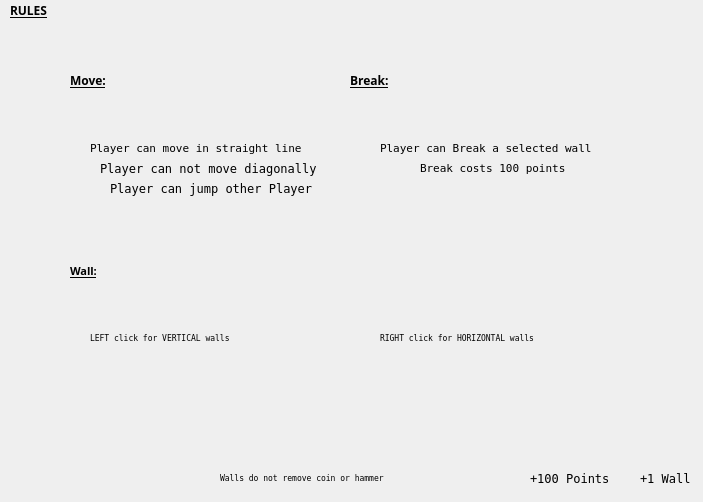
<?xml version="1.0" encoding="UTF-8"?>
<ui version="4.0">
 <class>Dialog</class>
 <widget class="QDialog" name="Dialog">
  <property name="geometry">
   <rect>
    <x>0</x>
    <y>0</y>
    <width>703</width>
    <height>502</height>
   </rect>
  </property>
  <property name="windowTitle">
   <string notr="true">Island Hopper</string>
  </property>
  <widget class="QLabel" name="label">
   <property name="geometry">
    <rect>
     <x>10</x>
     <y>0</y>
     <width>71</width>
     <height>21</height>
    </rect>
   </property>
   <property name="font">
    <font>
     <family>8514oem</family>
     <weight>75</weight>
     <bold>true</bold>
     <underline>true</underline>
    </font>
   </property>
   <property name="text">
    <string>RULES</string>
   </property>
  </widget>
  <widget class="QLabel" name="label_2">
   <property name="geometry">
    <rect>
     <x>70</x>
     <y>70</y>
     <width>51</width>
     <height>21</height>
    </rect>
   </property>
   <property name="font">
    <font>
     <family>8514oem</family>
     <weight>75</weight>
     <bold>true</bold>
     <underline>true</underline>
    </font>
   </property>
   <property name="text">
    <string>Move:</string>
   </property>
  </widget>
  <widget class="QLabel" name="label_3">
   <property name="geometry">
    <rect>
     <x>70</x>
     <y>260</y>
     <width>51</width>
     <height>21</height>
    </rect>
   </property>
   <property name="font">
    <font>
     <family>8514oem</family>
     <pointsize>8</pointsize>
     <weight>75</weight>
     <bold>true</bold>
     <underline>true</underline>
    </font>
   </property>
   <property name="text">
    <string>Wall:</string>
   </property>
  </widget>
  <widget class="QLabel" name="label_5">
   <property name="geometry">
    <rect>
     <x>190</x>
     <y>20</y>
     <width>31</width>
     <height>31</height>
    </rect>
   </property>
   <property name="text">
    <string/>
   </property>
   <property name="pixmap">
    <pixmap resource="images.qrc">:/icons/graphics/island.png</pixmap>
   </property>
   <property name="scaledContents">
    <bool>true</bool>
   </property>
  </widget>
  <widget class="QLabel" name="label_6">
   <property name="geometry">
    <rect>
     <x>190</x>
     <y>100</y>
     <width>31</width>
     <height>31</height>
    </rect>
   </property>
   <property name="text">
    <string/>
   </property>
   <property name="pixmap">
    <pixmap resource="images.qrc">:/icons/graphics/island.png</pixmap>
   </property>
   <property name="scaledContents">
    <bool>true</bool>
   </property>
  </widget>
  <widget class="QLabel" name="label_7">
   <property name="geometry">
    <rect>
     <x>190</x>
     <y>60</y>
     <width>31</width>
     <height>31</height>
    </rect>
   </property>
   <property name="text">
    <string/>
   </property>
   <property name="pixmap">
    <pixmap resource="images.qrc">:/icons/graphics/player1.png</pixmap>
   </property>
   <property name="scaledContents">
    <bool>true</bool>
   </property>
  </widget>
  <widget class="QLabel" name="label_8">
   <property name="geometry">
    <rect>
     <x>230</x>
     <y>60</y>
     <width>31</width>
     <height>31</height>
    </rect>
   </property>
   <property name="text">
    <string/>
   </property>
   <property name="pixmap">
    <pixmap resource="images.qrc">:/icons/graphics/island.png</pixmap>
   </property>
   <property name="scaledContents">
    <bool>true</bool>
   </property>
  </widget>
  <widget class="QLabel" name="label_9">
   <property name="geometry">
    <rect>
     <x>150</x>
     <y>60</y>
     <width>31</width>
     <height>31</height>
    </rect>
   </property>
   <property name="text">
    <string/>
   </property>
   <property name="pixmap">
    <pixmap resource="images.qrc">:/icons/graphics/island.png</pixmap>
   </property>
   <property name="scaledContents">
    <bool>true</bool>
   </property>
  </widget>
  <widget class="QLabel" name="label_10">
   <property name="geometry">
    <rect>
     <x>230</x>
     <y>20</y>
     <width>31</width>
     <height>31</height>
    </rect>
   </property>
   <property name="text">
    <string/>
   </property>
   <property name="pixmap">
    <pixmap resource="images.qrc">:/icons/graphics/islandX.png</pixmap>
   </property>
   <property name="scaledContents">
    <bool>true</bool>
   </property>
  </widget>
  <widget class="QLabel" name="label_11">
   <property name="geometry">
    <rect>
     <x>150</x>
     <y>20</y>
     <width>31</width>
     <height>31</height>
    </rect>
   </property>
   <property name="text">
    <string/>
   </property>
   <property name="pixmap">
    <pixmap resource="images.qrc">:/icons/graphics/islandX.png</pixmap>
   </property>
   <property name="scaledContents">
    <bool>true</bool>
   </property>
  </widget>
  <widget class="QLabel" name="label_12">
   <property name="geometry">
    <rect>
     <x>230</x>
     <y>100</y>
     <width>31</width>
     <height>31</height>
    </rect>
   </property>
   <property name="text">
    <string/>
   </property>
   <property name="pixmap">
    <pixmap resource="images.qrc">:/icons/graphics/islandX.png</pixmap>
   </property>
   <property name="scaledContents">
    <bool>true</bool>
   </property>
  </widget>
  <widget class="QLabel" name="label_13">
   <property name="geometry">
    <rect>
     <x>150</x>
     <y>100</y>
     <width>31</width>
     <height>31</height>
    </rect>
   </property>
   <property name="text">
    <string/>
   </property>
   <property name="pixmap">
    <pixmap resource="images.qrc">:/icons/graphics/islandX.png</pixmap>
   </property>
   <property name="scaledContents">
    <bool>true</bool>
   </property>
  </widget>
  <widget class="QLabel" name="label_14">
   <property name="geometry">
    <rect>
     <x>90</x>
     <y>140</y>
     <width>261</width>
     <height>16</height>
    </rect>
   </property>
   <property name="font">
    <font>
     <family>Fixedsys</family>
     <pointsize>8</pointsize>
    </font>
   </property>
   <property name="text">
    <string>Player can move in straight line</string>
   </property>
  </widget>
  <widget class="QLabel" name="label_15">
   <property name="geometry">
    <rect>
     <x>100</x>
     <y>160</y>
     <width>261</width>
     <height>16</height>
    </rect>
   </property>
   <property name="font">
    <font>
     <family>Fixedsys</family>
    </font>
   </property>
   <property name="text">
    <string>Player can not move diagonally</string>
   </property>
  </widget>
  <widget class="QLabel" name="label_16">
   <property name="geometry">
    <rect>
     <x>150</x>
     <y>290</y>
     <width>31</width>
     <height>31</height>
    </rect>
   </property>
   <property name="text">
    <string/>
   </property>
   <property name="pixmap">
    <pixmap resource="images.qrc">:/icons/graphics/island.png</pixmap>
   </property>
   <property name="scaledContents">
    <bool>true</bool>
   </property>
  </widget>
  <widget class="QLabel" name="label_17">
   <property name="geometry">
    <rect>
     <x>150</x>
     <y>210</y>
     <width>31</width>
     <height>31</height>
    </rect>
   </property>
   <property name="text">
    <string/>
   </property>
   <property name="pixmap">
    <pixmap resource="images.qrc">:/icons/graphics/island.png</pixmap>
   </property>
   <property name="scaledContents">
    <bool>true</bool>
   </property>
  </widget>
  <widget class="QLabel" name="label_18">
   <property name="geometry">
    <rect>
     <x>190</x>
     <y>290</y>
     <width>31</width>
     <height>31</height>
    </rect>
   </property>
   <property name="text">
    <string/>
   </property>
   <property name="pixmap">
    <pixmap resource="images.qrc">:/icons/graphics/wall2.png</pixmap>
   </property>
   <property name="scaledContents">
    <bool>true</bool>
   </property>
  </widget>
  <widget class="QLabel" name="label_19">
   <property name="geometry">
    <rect>
     <x>230</x>
     <y>290</y>
     <width>31</width>
     <height>31</height>
    </rect>
   </property>
   <property name="text">
    <string/>
   </property>
   <property name="pixmap">
    <pixmap resource="images.qrc">:/icons/graphics/island.png</pixmap>
   </property>
   <property name="scaledContents">
    <bool>true</bool>
   </property>
  </widget>
  <widget class="QLabel" name="label_20">
   <property name="geometry">
    <rect>
     <x>150</x>
     <y>250</y>
     <width>31</width>
     <height>31</height>
    </rect>
   </property>
   <property name="text">
    <string/>
   </property>
   <property name="pixmap">
    <pixmap resource="images.qrc">:/icons/graphics/island.png</pixmap>
   </property>
   <property name="scaledContents">
    <bool>true</bool>
   </property>
  </widget>
  <widget class="QLabel" name="label_21">
   <property name="geometry">
    <rect>
     <x>190</x>
     <y>210</y>
     <width>31</width>
     <height>31</height>
    </rect>
   </property>
   <property name="text">
    <string/>
   </property>
   <property name="pixmap">
    <pixmap resource="images.qrc">:/icons/graphics/wall2.png</pixmap>
   </property>
   <property name="scaledContents">
    <bool>true</bool>
   </property>
  </widget>
  <widget class="QLabel" name="label_22">
   <property name="geometry">
    <rect>
     <x>190</x>
     <y>250</y>
     <width>31</width>
     <height>31</height>
    </rect>
   </property>
   <property name="text">
    <string/>
   </property>
   <property name="pixmap">
    <pixmap resource="images.qrc">:/icons/graphics/wall2.png</pixmap>
   </property>
   <property name="scaledContents">
    <bool>true</bool>
   </property>
  </widget>
  <widget class="QLabel" name="label_23">
   <property name="geometry">
    <rect>
     <x>230</x>
     <y>210</y>
     <width>31</width>
     <height>31</height>
    </rect>
   </property>
   <property name="text">
    <string/>
   </property>
   <property name="pixmap">
    <pixmap resource="images.qrc">:/icons/graphics/island.png</pixmap>
   </property>
   <property name="scaledContents">
    <bool>true</bool>
   </property>
  </widget>
  <widget class="QLabel" name="label_24">
   <property name="geometry">
    <rect>
     <x>230</x>
     <y>250</y>
     <width>31</width>
     <height>31</height>
    </rect>
   </property>
   <property name="text">
    <string/>
   </property>
   <property name="pixmap">
    <pixmap resource="images.qrc">:/icons/graphics/island.png</pixmap>
   </property>
   <property name="scaledContents">
    <bool>true</bool>
   </property>
  </widget>
  <widget class="QLabel" name="label_25">
   <property name="geometry">
    <rect>
     <x>90</x>
     <y>330</y>
     <width>261</width>
     <height>16</height>
    </rect>
   </property>
   <property name="font">
    <font>
     <family>Fixedsys</family>
     <pointsize>6</pointsize>
    </font>
   </property>
   <property name="text">
    <string>LEFT click for VERTICAL walls</string>
   </property>
  </widget>
  <widget class="QLabel" name="label_26">
   <property name="geometry">
    <rect>
     <x>530</x>
     <y>210</y>
     <width>31</width>
     <height>31</height>
    </rect>
   </property>
   <property name="text">
    <string/>
   </property>
   <property name="pixmap">
    <pixmap resource="images.qrc">:/icons/graphics/island.png</pixmap>
   </property>
   <property name="scaledContents">
    <bool>true</bool>
   </property>
  </widget>
  <widget class="QLabel" name="label_27">
   <property name="geometry">
    <rect>
     <x>530</x>
     <y>290</y>
     <width>31</width>
     <height>31</height>
    </rect>
   </property>
   <property name="text">
    <string/>
   </property>
   <property name="pixmap">
    <pixmap resource="images.qrc">:/icons/graphics/island.png</pixmap>
   </property>
   <property name="scaledContents">
    <bool>true</bool>
   </property>
  </widget>
  <widget class="QLabel" name="label_28">
   <property name="geometry">
    <rect>
     <x>490</x>
     <y>290</y>
     <width>31</width>
     <height>31</height>
    </rect>
   </property>
   <property name="text">
    <string/>
   </property>
   <property name="pixmap">
    <pixmap resource="images.qrc">:/icons/graphics/island.png</pixmap>
   </property>
   <property name="scaledContents">
    <bool>true</bool>
   </property>
  </widget>
  <widget class="QLabel" name="label_29">
   <property name="geometry">
    <rect>
     <x>450</x>
     <y>210</y>
     <width>31</width>
     <height>31</height>
    </rect>
   </property>
   <property name="text">
    <string/>
   </property>
   <property name="pixmap">
    <pixmap resource="images.qrc">:/icons/graphics/island.png</pixmap>
   </property>
   <property name="scaledContents">
    <bool>true</bool>
   </property>
  </widget>
  <widget class="QLabel" name="label_30">
   <property name="geometry">
    <rect>
     <x>530</x>
     <y>250</y>
     <width>31</width>
     <height>31</height>
    </rect>
   </property>
   <property name="text">
    <string/>
   </property>
   <property name="pixmap">
    <pixmap resource="images.qrc">:/icons/graphics/wall2.png</pixmap>
   </property>
   <property name="scaledContents">
    <bool>true</bool>
   </property>
  </widget>
  <widget class="QLabel" name="label_31">
   <property name="geometry">
    <rect>
     <x>490</x>
     <y>250</y>
     <width>31</width>
     <height>31</height>
    </rect>
   </property>
   <property name="text">
    <string/>
   </property>
   <property name="pixmap">
    <pixmap resource="images.qrc">:/icons/graphics/wall2.png</pixmap>
   </property>
   <property name="scaledContents">
    <bool>true</bool>
   </property>
  </widget>
  <widget class="QLabel" name="label_32">
   <property name="geometry">
    <rect>
     <x>450</x>
     <y>250</y>
     <width>31</width>
     <height>31</height>
    </rect>
   </property>
   <property name="text">
    <string/>
   </property>
   <property name="pixmap">
    <pixmap resource="images.qrc">:/icons/graphics/wall2.png</pixmap>
   </property>
   <property name="scaledContents">
    <bool>true</bool>
   </property>
  </widget>
  <widget class="QLabel" name="label_33">
   <property name="geometry">
    <rect>
     <x>490</x>
     <y>210</y>
     <width>31</width>
     <height>31</height>
    </rect>
   </property>
   <property name="text">
    <string/>
   </property>
   <property name="pixmap">
    <pixmap resource="images.qrc">:/icons/graphics/island.png</pixmap>
   </property>
   <property name="scaledContents">
    <bool>true</bool>
   </property>
  </widget>
  <widget class="QLabel" name="label_34">
   <property name="geometry">
    <rect>
     <x>450</x>
     <y>290</y>
     <width>31</width>
     <height>31</height>
    </rect>
   </property>
   <property name="text">
    <string/>
   </property>
   <property name="pixmap">
    <pixmap resource="images.qrc">:/icons/graphics/island.png</pixmap>
   </property>
   <property name="scaledContents">
    <bool>true</bool>
   </property>
  </widget>
  <widget class="QLabel" name="label_35">
   <property name="geometry">
    <rect>
     <x>380</x>
     <y>330</y>
     <width>261</width>
     <height>16</height>
    </rect>
   </property>
   <property name="font">
    <font>
     <family>Fixedsys</family>
     <pointsize>6</pointsize>
    </font>
   </property>
   <property name="text">
    <string>RIGHT click for HORIZONTAL walls</string>
   </property>
  </widget>
  <widget class="QLabel" name="label_36">
   <property name="geometry">
    <rect>
     <x>220</x>
     <y>470</y>
     <width>281</width>
     <height>16</height>
    </rect>
   </property>
   <property name="font">
    <font>
     <family>Fixedsys</family>
     <pointsize>6</pointsize>
    </font>
   </property>
   <property name="text">
    <string>Walls do not remove coin or hammer</string>
   </property>
  </widget>
  <widget class="QLabel" name="label_37">
   <property name="geometry">
    <rect>
     <x>380</x>
     <y>350</y>
     <width>31</width>
     <height>31</height>
    </rect>
   </property>
   <property name="text">
    <string/>
   </property>
   <property name="pixmap">
    <pixmap resource="images.qrc">:/icons/graphics/island.png</pixmap>
   </property>
   <property name="scaledContents">
    <bool>true</bool>
   </property>
  </widget>
  <widget class="QLabel" name="label_38">
   <property name="geometry">
    <rect>
     <x>380</x>
     <y>430</y>
     <width>31</width>
     <height>31</height>
    </rect>
   </property>
   <property name="text">
    <string/>
   </property>
   <property name="pixmap">
    <pixmap resource="images.qrc">:/icons/graphics/island.png</pixmap>
   </property>
   <property name="scaledContents">
    <bool>true</bool>
   </property>
  </widget>
  <widget class="QLabel" name="label_39">
   <property name="geometry">
    <rect>
     <x>380</x>
     <y>390</y>
     <width>31</width>
     <height>31</height>
    </rect>
   </property>
   <property name="text">
    <string/>
   </property>
   <property name="pixmap">
    <pixmap resource="images.qrc">:/icons/graphics/coin2.png</pixmap>
   </property>
   <property name="scaledContents">
    <bool>true</bool>
   </property>
  </widget>
  <widget class="QLabel" name="label_40">
   <property name="geometry">
    <rect>
     <x>300</x>
     <y>350</y>
     <width>31</width>
     <height>31</height>
    </rect>
   </property>
   <property name="text">
    <string/>
   </property>
   <property name="pixmap">
    <pixmap resource="images.qrc">:/icons/graphics/island.png</pixmap>
   </property>
   <property name="scaledContents">
    <bool>true</bool>
   </property>
  </widget>
  <widget class="QLabel" name="label_41">
   <property name="geometry">
    <rect>
     <x>340</x>
     <y>430</y>
     <width>31</width>
     <height>31</height>
    </rect>
   </property>
   <property name="text">
    <string/>
   </property>
   <property name="pixmap">
    <pixmap resource="images.qrc">:/icons/graphics/hammer2.png</pixmap>
   </property>
   <property name="scaledContents">
    <bool>true</bool>
   </property>
  </widget>
  <widget class="QLabel" name="label_42">
   <property name="geometry">
    <rect>
     <x>340</x>
     <y>390</y>
     <width>31</width>
     <height>31</height>
    </rect>
   </property>
   <property name="text">
    <string/>
   </property>
   <property name="pixmap">
    <pixmap resource="images.qrc">:/icons/graphics/wall2.png</pixmap>
   </property>
   <property name="scaledContents">
    <bool>true</bool>
   </property>
  </widget>
  <widget class="QLabel" name="label_43">
   <property name="geometry">
    <rect>
     <x>340</x>
     <y>350</y>
     <width>31</width>
     <height>31</height>
    </rect>
   </property>
   <property name="text">
    <string/>
   </property>
   <property name="pixmap">
    <pixmap resource="images.qrc">:/icons/graphics/hammer2.png</pixmap>
   </property>
   <property name="scaledContents">
    <bool>true</bool>
   </property>
  </widget>
  <widget class="QLabel" name="label_44">
   <property name="geometry">
    <rect>
     <x>300</x>
     <y>430</y>
     <width>31</width>
     <height>31</height>
    </rect>
   </property>
   <property name="text">
    <string/>
   </property>
   <property name="pixmap">
    <pixmap resource="images.qrc">:/icons/graphics/island.png</pixmap>
   </property>
   <property name="scaledContents">
    <bool>true</bool>
   </property>
  </widget>
  <widget class="QLabel" name="label_45">
   <property name="geometry">
    <rect>
     <x>300</x>
     <y>390</y>
     <width>31</width>
     <height>31</height>
    </rect>
   </property>
   <property name="text">
    <string/>
   </property>
   <property name="pixmap">
    <pixmap resource="images.qrc">:/icons/graphics/coin2.png</pixmap>
   </property>
   <property name="scaledContents">
    <bool>true</bool>
   </property>
  </widget>
  <widget class="QLabel" name="label_4">
   <property name="geometry">
    <rect>
     <x>350</x>
     <y>70</y>
     <width>71</width>
     <height>21</height>
    </rect>
   </property>
   <property name="font">
    <font>
     <family>8514oem</family>
     <weight>75</weight>
     <bold>true</bold>
     <underline>true</underline>
    </font>
   </property>
   <property name="text">
    <string>Break:</string>
   </property>
  </widget>
  <widget class="QLabel" name="label_46">
   <property name="geometry">
    <rect>
     <x>450</x>
     <y>20</y>
     <width>31</width>
     <height>31</height>
    </rect>
   </property>
   <property name="text">
    <string/>
   </property>
   <property name="pixmap">
    <pixmap resource="images.qrc">:/icons/graphics/island.png</pixmap>
   </property>
   <property name="scaledContents">
    <bool>true</bool>
   </property>
  </widget>
  <widget class="QLabel" name="label_47">
   <property name="geometry">
    <rect>
     <x>450</x>
     <y>100</y>
     <width>31</width>
     <height>31</height>
    </rect>
   </property>
   <property name="text">
    <string/>
   </property>
   <property name="pixmap">
    <pixmap resource="images.qrc">:/icons/graphics/island.png</pixmap>
   </property>
   <property name="scaledContents">
    <bool>true</bool>
   </property>
  </widget>
  <widget class="QLabel" name="label_48">
   <property name="geometry">
    <rect>
     <x>490</x>
     <y>100</y>
     <width>31</width>
     <height>31</height>
    </rect>
   </property>
   <property name="text">
    <string/>
   </property>
   <property name="pixmap">
    <pixmap resource="images.qrc">:/icons/graphics/island.png</pixmap>
   </property>
   <property name="scaledContents">
    <bool>true</bool>
   </property>
  </widget>
  <widget class="QLabel" name="label_50">
   <property name="geometry">
    <rect>
     <x>450</x>
     <y>60</y>
     <width>31</width>
     <height>31</height>
    </rect>
   </property>
   <property name="text">
    <string/>
   </property>
   <property name="pixmap">
    <pixmap resource="images.qrc">:/icons/graphics/island.png</pixmap>
   </property>
   <property name="scaledContents">
    <bool>true</bool>
   </property>
  </widget>
  <widget class="QLabel" name="label_51">
   <property name="geometry">
    <rect>
     <x>530</x>
     <y>100</y>
     <width>31</width>
     <height>31</height>
    </rect>
   </property>
   <property name="text">
    <string/>
   </property>
   <property name="pixmap">
    <pixmap resource="images.qrc">:/icons/graphics/wall2.png</pixmap>
   </property>
   <property name="scaledContents">
    <bool>true</bool>
   </property>
  </widget>
  <widget class="QLabel" name="label_52">
   <property name="geometry">
    <rect>
     <x>490</x>
     <y>20</y>
     <width>31</width>
     <height>31</height>
    </rect>
   </property>
   <property name="text">
    <string/>
   </property>
   <property name="pixmap">
    <pixmap resource="images.qrc">:/icons/graphics/island.png</pixmap>
   </property>
   <property name="scaledContents">
    <bool>true</bool>
   </property>
  </widget>
  <widget class="QLabel" name="label_53">
   <property name="geometry">
    <rect>
     <x>490</x>
     <y>60</y>
     <width>31</width>
     <height>31</height>
    </rect>
   </property>
   <property name="text">
    <string/>
   </property>
   <property name="pixmap">
    <pixmap resource="images.qrc">:/icons/graphics/player1.png</pixmap>
   </property>
   <property name="scaledContents">
    <bool>true</bool>
   </property>
  </widget>
  <widget class="QLabel" name="label_54">
   <property name="geometry">
    <rect>
     <x>530</x>
     <y>20</y>
     <width>31</width>
     <height>31</height>
    </rect>
   </property>
   <property name="text">
    <string/>
   </property>
   <property name="pixmap">
    <pixmap resource="images.qrc">:/icons/graphics/wall2.png</pixmap>
   </property>
   <property name="scaledContents">
    <bool>true</bool>
   </property>
  </widget>
  <widget class="QLabel" name="label_55">
   <property name="geometry">
    <rect>
     <x>380</x>
     <y>140</y>
     <width>261</width>
     <height>16</height>
    </rect>
   </property>
   <property name="font">
    <font>
     <family>Fixedsys</family>
     <pointsize>8</pointsize>
    </font>
   </property>
   <property name="text">
    <string>Player can Break a selected wall</string>
   </property>
  </widget>
  <widget class="QLabel" name="label_56">
   <property name="geometry">
    <rect>
     <x>530</x>
     <y>60</y>
     <width>31</width>
     <height>31</height>
    </rect>
   </property>
   <property name="text">
    <string/>
   </property>
   <property name="pixmap">
    <pixmap resource="images.qrc">:/icons/graphics/island.png</pixmap>
   </property>
   <property name="scaledContents">
    <bool>true</bool>
   </property>
  </widget>
  <widget class="QLabel" name="label_57">
   <property name="geometry">
    <rect>
     <x>420</x>
     <y>160</y>
     <width>261</width>
     <height>16</height>
    </rect>
   </property>
   <property name="font">
    <font>
     <family>Fixedsys</family>
     <pointsize>8</pointsize>
    </font>
   </property>
   <property name="text">
    <string>Break costs 100 points</string>
   </property>
  </widget>
  <widget class="QLabel" name="label_49">
   <property name="geometry">
    <rect>
     <x>530</x>
     <y>470</y>
     <width>181</width>
     <height>16</height>
    </rect>
   </property>
   <property name="font">
    <font>
     <family>Fixedsys</family>
    </font>
   </property>
   <property name="text">
    <string>+100 Points</string>
   </property>
  </widget>
  <widget class="QLabel" name="label_58">
   <property name="geometry">
    <rect>
     <x>640</x>
     <y>470</y>
     <width>71</width>
     <height>16</height>
    </rect>
   </property>
   <property name="font">
    <font>
     <family>Fixedsys</family>
    </font>
   </property>
   <property name="text">
    <string>+1 Wall</string>
   </property>
  </widget>
  <widget class="QLabel" name="label_59">
   <property name="geometry">
    <rect>
     <x>560</x>
     <y>420</y>
     <width>47</width>
     <height>51</height>
    </rect>
   </property>
   <property name="text">
    <string/>
   </property>
   <property name="pixmap">
    <pixmap resource="images.qrc">:/icons/graphics/coin.png</pixmap>
   </property>
  </widget>
  <widget class="QLabel" name="label_60">
   <property name="geometry">
    <rect>
     <x>650</x>
     <y>420</y>
     <width>47</width>
     <height>51</height>
    </rect>
   </property>
   <property name="text">
    <string/>
   </property>
   <property name="pixmap">
    <pixmap resource="images.qrc">:/icons/graphics/hammer.png</pixmap>
   </property>
  </widget>
  <widget class="QLabel" name="label_61">
   <property name="geometry">
    <rect>
     <x>110</x>
     <y>180</y>
     <width>261</width>
     <height>16</height>
    </rect>
   </property>
   <property name="font">
    <font>
     <family>Fixedsys</family>
    </font>
   </property>
   <property name="text">
    <string>Player can jump other Player</string>
   </property>
  </widget>
 </widget>
 <resources>
  <include location="images.qrc"/>
 </resources>
 <connections/>
</ui>
